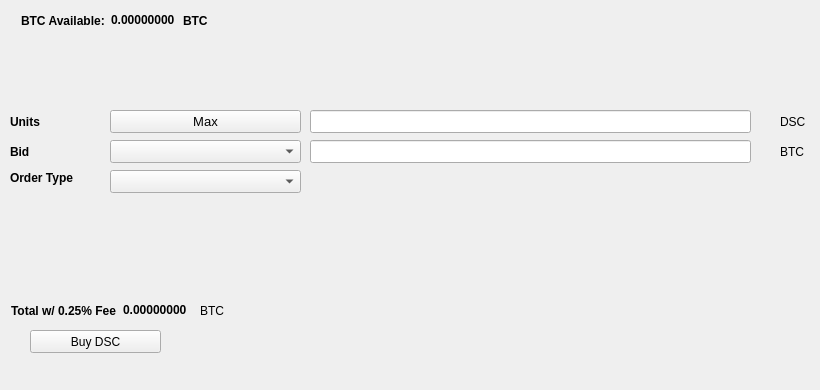
   <widget class="QWidget" name="BuyTab">
    <attribute name="title">
     <string>Buy</string>
    </attribute>
    <widget class="QPushButton" name="BuyDSC">
     <property name="geometry">
      <rect>
       <x>30</x>
       <y>330</y>
       <width>131</width>
       <height>23</height>
      </rect>
     </property>
     <property name="text">
      <string>Buy DSC</string>
     </property>
     <property name="icon">
      <iconset resource="../dsc.qrc">
       <normaloff>:/icons/bitcoin</normaloff>:/icons/bitcoin</iconset>
     </property>
    </widget>
    <widget class="QLabel" name="label_3">
     <property name="geometry">
      <rect>
       <x>10</x>
       <y>110</y>
       <width>46</width>
       <height>23</height>
      </rect>
     </property>
     <property name="font">
      <font>
       <weight>75</weight>
       <bold>true</bold>
      </font>
     </property>
     <property name="text">
      <string>Units</string>
     </property>
    </widget>
    <widget class="QLineEdit" name="UnitsInput">
     <property name="geometry">
      <rect>
       <x>310</x>
       <y>110</y>
       <width>441</width>
       <height>23</height>
      </rect>
     </property>
     <property name="font">
      <font>
       <pointsize>9</pointsize>
       <weight>75</weight>
       <bold>true</bold>
      </font>
     </property>
    </widget>
    <widget class="QLineEdit" name="BuyBidPriceEdit">
     <property name="geometry">
      <rect>
       <x>310</x>
       <y>140</y>
       <width>441</width>
       <height>23</height>
      </rect>
     </property>
     <property name="font">
      <font>
       <pointsize>9</pointsize>
       <weight>75</weight>
       <bold>true</bold>
      </font>
     </property>
    </widget>
    <widget class="QLabel" name="label_4">
     <property name="geometry">
      <rect>
       <x>780</x>
       <y>110</y>
       <width>31</width>
       <height>23</height>
      </rect>
     </property>
     <property name="text">
      <string>DSC</string>
     </property>
    </widget>
    <widget class="QLabel" name="label_5">
     <property name="geometry">
      <rect>
       <x>780</x>
       <y>140</y>
       <width>31</width>
       <height>23</height>
      </rect>
     </property>
     <property name="text">
      <string>BTC</string>
     </property>
    </widget>
    <widget class="QLabel" name="label_6">
     <property name="geometry">
      <rect>
       <x>10</x>
       <y>140</y>
       <width>46</width>
       <height>23</height>
      </rect>
     </property>
     <property name="font">
      <font>
       <weight>75</weight>
       <bold>true</bold>
      </font>
     </property>
     <property name="text">
      <string>Bid</string>
     </property>
    </widget>
    <widget class="QLabel" name="label_7">
     <property name="geometry">
      <rect>
       <x>10</x>
       <y>170</y>
       <width>91</width>
       <height>16</height>
      </rect>
     </property>
     <property name="font">
      <font>
       <weight>75</weight>
       <bold>true</bold>
      </font>
     </property>
     <property name="text">
      <string>Order Type</string>
     </property>
    </widget>
    <widget class="QPushButton" name="Buy_Max_Amount">
     <property name="geometry">
      <rect>
       <x>110</x>
       <y>110</y>
       <width>191</width>
       <height>23</height>
      </rect>
     </property>
     <property name="font">
      <font>
       <pointsize>10</pointsize>
      </font>
     </property>
     <property name="text">
      <string>Max</string>
     </property>
    </widget>
    <widget class="QComboBox" name="BuyBidcomboBox">
     <property name="geometry">
      <rect>
       <x>110</x>
       <y>140</y>
       <width>191</width>
       <height>23</height>
      </rect>
     </property>
     <property name="font">
      <font>
       <pointsize>10</pointsize>
      </font>
     </property>
    </widget>
    <widget class="QComboBox" name="buyOrdertypeCombo">
     <property name="geometry">
      <rect>
       <x>110</x>
       <y>170</y>
       <width>191</width>
       <height>23</height>
      </rect>
     </property>
     <property name="font">
      <font>
       <pointsize>10</pointsize>
      </font>
     </property>
    </widget>
    <widget class="QWidget" name="layoutWidget1">
     <property name="geometry">
      <rect>
       <x>21</x>
       <y>11</y>
       <width>227</width>
       <height>19</height>
      </rect>
     </property>
     <layout class="QHBoxLayout" name="horizontalLayout_3">
      <item>
       <widget class="QLabel" name="label232">
        <property name="font">
         <font>
          <weight>75</weight>
          <bold>true</bold>
         </font>
        </property>
        <property name="text">
         <string>BTC Available:</string>
        </property>
       </widget>
      </item>
      <item>
       <widget class="QLabel" name="BtcAvailableLbl">
        <property name="palette">
         <palette>
          <active>
           <colorrole role="WindowText">
            <brush brushstyle="SolidPattern">
             <color alpha="255">
              <red>0</red>
              <green>0</green>
              <blue>0</blue>
             </color>
            </brush>
           </colorrole>
           <colorrole role="Button">
            <brush brushstyle="SolidPattern">
             <color alpha="255">
              <red>0</red>
              <green>170</green>
              <blue>0</blue>
             </color>
            </brush>
           </colorrole>
           <colorrole role="Light">
            <brush brushstyle="SolidPattern">
             <color alpha="255">
              <red>0</red>
              <green>255</green>
              <blue>0</blue>
             </color>
            </brush>
           </colorrole>
           <colorrole role="Midlight">
            <brush brushstyle="SolidPattern">
             <color alpha="255">
              <red>0</red>
              <green>212</green>
              <blue>0</blue>
             </color>
            </brush>
           </colorrole>
           <colorrole role="Dark">
            <brush brushstyle="SolidPattern">
             <color alpha="255">
              <red>0</red>
              <green>85</green>
              <blue>0</blue>
             </color>
            </brush>
           </colorrole>
           <colorrole role="Mid">
            <brush brushstyle="SolidPattern">
             <color alpha="255">
              <red>0</red>
              <green>113</green>
              <blue>0</blue>
             </color>
            </brush>
           </colorrole>
           <colorrole role="Text">
            <brush brushstyle="SolidPattern">
             <color alpha="255">
              <red>0</red>
              <green>170</green>
              <blue>0</blue>
             </color>
            </brush>
           </colorrole>
           <colorrole role="BrightText">
            <brush brushstyle="SolidPattern">
             <color alpha="255">
              <red>255</red>
              <green>255</green>
              <blue>255</blue>
             </color>
            </brush>
           </colorrole>
           <colorrole role="ButtonText">
            <brush brushstyle="SolidPattern">
             <color alpha="255">
              <red>0</red>
              <green>0</green>
              <blue>0</blue>
             </color>
            </brush>
           </colorrole>
           <colorrole role="Base">
            <brush brushstyle="SolidPattern">
             <color alpha="255">
              <red>255</red>
              <green>255</green>
              <blue>255</blue>
             </color>
            </brush>
           </colorrole>
           <colorrole role="Window">
            <brush brushstyle="SolidPattern">
             <color alpha="255">
              <red>0</red>
              <green>170</green>
              <blue>0</blue>
             </color>
            </brush>
           </colorrole>
           <colorrole role="Shadow">
            <brush brushstyle="SolidPattern">
             <color alpha="255">
              <red>0</red>
              <green>0</green>
              <blue>0</blue>
             </color>
            </brush>
           </colorrole>
           <colorrole role="AlternateBase">
            <brush brushstyle="SolidPattern">
             <color alpha="255">
              <red>127</red>
              <green>212</green>
              <blue>127</blue>
             </color>
            </brush>
           </colorrole>
           <colorrole role="ToolTipBase">
            <brush brushstyle="SolidPattern">
             <color alpha="255">
              <red>255</red>
              <green>255</green>
              <blue>220</blue>
             </color>
            </brush>
           </colorrole>
           <colorrole role="ToolTipText">
            <brush brushstyle="SolidPattern">
             <color alpha="255">
              <red>0</red>
              <green>0</green>
              <blue>0</blue>
             </color>
            </brush>
           </colorrole>
          </active>
          <inactive>
           <colorrole role="WindowText">
            <brush brushstyle="SolidPattern">
             <color alpha="255">
              <red>0</red>
              <green>0</green>
              <blue>0</blue>
             </color>
            </brush>
           </colorrole>
           <colorrole role="Button">
            <brush brushstyle="SolidPattern">
             <color alpha="255">
              <red>0</red>
              <green>170</green>
              <blue>0</blue>
             </color>
            </brush>
           </colorrole>
           <colorrole role="Light">
            <brush brushstyle="SolidPattern">
             <color alpha="255">
              <red>0</red>
              <green>255</green>
              <blue>0</blue>
             </color>
            </brush>
           </colorrole>
           <colorrole role="Midlight">
            <brush brushstyle="SolidPattern">
             <color alpha="255">
              <red>0</red>
              <green>212</green>
              <blue>0</blue>
             </color>
            </brush>
           </colorrole>
           <colorrole role="Dark">
            <brush brushstyle="SolidPattern">
             <color alpha="255">
              <red>0</red>
              <green>85</green>
              <blue>0</blue>
             </color>
            </brush>
           </colorrole>
           <colorrole role="Mid">
            <brush brushstyle="SolidPattern">
             <color alpha="255">
              <red>0</red>
              <green>113</green>
              <blue>0</blue>
             </color>
            </brush>
           </colorrole>
           <colorrole role="Text">
            <brush brushstyle="SolidPattern">
             <color alpha="255">
              <red>0</red>
              <green>170</green>
              <blue>0</blue>
             </color>
            </brush>
           </colorrole>
           <colorrole role="BrightText">
            <brush brushstyle="SolidPattern">
             <color alpha="255">
              <red>255</red>
              <green>255</green>
              <blue>255</blue>
             </color>
            </brush>
           </colorrole>
           <colorrole role="ButtonText">
            <brush brushstyle="SolidPattern">
             <color alpha="255">
              <red>0</red>
              <green>0</green>
              <blue>0</blue>
             </color>
            </brush>
           </colorrole>
           <colorrole role="Base">
            <brush brushstyle="SolidPattern">
             <color alpha="255">
              <red>255</red>
              <green>255</green>
              <blue>255</blue>
             </color>
            </brush>
           </colorrole>
           <colorrole role="Window">
            <brush brushstyle="SolidPattern">
             <color alpha="255">
              <red>0</red>
              <green>170</green>
              <blue>0</blue>
             </color>
            </brush>
           </colorrole>
           <colorrole role="Shadow">
            <brush brushstyle="SolidPattern">
             <color alpha="255">
              <red>0</red>
              <green>0</green>
              <blue>0</blue>
             </color>
            </brush>
           </colorrole>
           <colorrole role="AlternateBase">
            <brush brushstyle="SolidPattern">
             <color alpha="255">
              <red>127</red>
              <green>212</green>
              <blue>127</blue>
             </color>
            </brush>
           </colorrole>
           <colorrole role="ToolTipBase">
            <brush brushstyle="SolidPattern">
             <color alpha="255">
              <red>255</red>
              <green>255</green>
              <blue>220</blue>
             </color>
            </brush>
           </colorrole>
           <colorrole role="ToolTipText">
            <brush brushstyle="SolidPattern">
             <color alpha="255">
              <red>0</red>
              <green>0</green>
              <blue>0</blue>
             </color>
            </brush>
           </colorrole>
          </inactive>
          <disabled>
           <colorrole role="WindowText">
            <brush brushstyle="SolidPattern">
             <color alpha="255">
              <red>0</red>
              <green>85</green>
              <blue>0</blue>
             </color>
            </brush>
           </colorrole>
           <colorrole role="Button">
            <brush brushstyle="SolidPattern">
             <color alpha="255">
              <red>0</red>
              <green>170</green>
              <blue>0</blue>
             </color>
            </brush>
           </colorrole>
           <colorrole role="Light">
            <brush brushstyle="SolidPattern">
             <color alpha="255">
              <red>0</red>
              <green>255</green>
              <blue>0</blue>
             </color>
            </brush>
           </colorrole>
           <colorrole role="Midlight">
            <brush brushstyle="SolidPattern">
             <color alpha="255">
              <red>0</red>
              <green>212</green>
              <blue>0</blue>
             </color>
            </brush>
           </colorrole>
           <colorrole role="Dark">
            <brush brushstyle="SolidPattern">
             <color alpha="255">
              <red>0</red>
              <green>85</green>
              <blue>0</blue>
             </color>
            </brush>
           </colorrole>
           <colorrole role="Mid">
            <brush brushstyle="SolidPattern">
             <color alpha="255">
              <red>0</red>
              <green>113</green>
              <blue>0</blue>
             </color>
            </brush>
           </colorrole>
           <colorrole role="Text">
            <brush brushstyle="SolidPattern">
             <color alpha="255">
              <red>0</red>
              <green>85</green>
              <blue>0</blue>
             </color>
            </brush>
           </colorrole>
           <colorrole role="BrightText">
            <brush brushstyle="SolidPattern">
             <color alpha="255">
              <red>255</red>
              <green>255</green>
              <blue>255</blue>
             </color>
            </brush>
           </colorrole>
           <colorrole role="ButtonText">
            <brush brushstyle="SolidPattern">
             <color alpha="255">
              <red>0</red>
              <green>85</green>
              <blue>0</blue>
             </color>
            </brush>
           </colorrole>
           <colorrole role="Base">
            <brush brushstyle="SolidPattern">
             <color alpha="255">
              <red>0</red>
              <green>170</green>
              <blue>0</blue>
             </color>
            </brush>
           </colorrole>
           <colorrole role="Window">
            <brush brushstyle="SolidPattern">
             <color alpha="255">
              <red>0</red>
              <green>170</green>
              <blue>0</blue>
             </color>
            </brush>
           </colorrole>
           <colorrole role="Shadow">
            <brush brushstyle="SolidPattern">
             <color alpha="255">
              <red>0</red>
              <green>0</green>
              <blue>0</blue>
             </color>
            </brush>
           </colorrole>
           <colorrole role="AlternateBase">
            <brush brushstyle="SolidPattern">
             <color alpha="255">
              <red>0</red>
              <green>170</green>
              <blue>0</blue>
             </color>
            </brush>
           </colorrole>
           <colorrole role="ToolTipBase">
            <brush brushstyle="SolidPattern">
             <color alpha="255">
              <red>255</red>
              <green>255</green>
              <blue>220</blue>
             </color>
            </brush>
           </colorrole>
           <colorrole role="ToolTipText">
            <brush brushstyle="SolidPattern">
             <color alpha="255">
              <red>0</red>
              <green>0</green>
              <blue>0</blue>
             </color>
            </brush>
           </colorrole>
          </disabled>
         </palette>
        </property>
        <property name="font">
         <font>
          <weight>75</weight>
          <bold>true</bold>
         </font>
        </property>
        <property name="text">
         <string>0.00000000</string>
        </property>
        <property name="textInteractionFlags">
         <set>Qt::LinksAccessibleByMouse|Qt::TextSelectableByKeyboard|Qt::TextSelectableByMouse</set>
        </property>
       </widget>
      </item>
      <item>
       <widget class="QLabel" name="BtcAvailableLbl_2">
        <property name="font">
         <font>
          <weight>75</weight>
          <bold>true</bold>
         </font>
        </property>
        <property name="text">
         <string>BTC</string>
        </property>
       </widget>
      </item>
     </layout>
    </widget>
    <widget class="QWidget" name="layoutWidge2">
     <property name="geometry">
      <rect>
       <x>11</x>
       <y>301</y>
       <width>259</width>
       <height>19</height>
      </rect>
     </property>
     <layout class="QHBoxLayout" name="horizontalLayout_4">
      <item>
       <widget class="QLabel" name="label_9">
        <property name="font">
         <font>
          <weight>75</weight>
          <bold>true</bold>
         </font>
        </property>
        <property name="text">
         <string>Total w/ 0.25% Fee</string>
        </property>
       </widget>
      </item>
      <item>
       <widget class="QLabel" name="BuyCostLabel">
        <property name="palette">
         <palette>
          <active>
           <colorrole role="WindowText">
            <brush brushstyle="SolidPattern">
             <color alpha="255">
              <red>0</red>
              <green>0</green>
              <blue>0</blue>
             </color>
            </brush>
           </colorrole>
           <colorrole role="Button">
            <brush brushstyle="SolidPattern">
             <color alpha="255">
              <red>0</red>
              <green>170</green>
              <blue>0</blue>
             </color>
            </brush>
           </colorrole>
           <colorrole role="Light">
            <brush brushstyle="SolidPattern">
             <color alpha="255">
              <red>0</red>
              <green>255</green>
              <blue>0</blue>
             </color>
            </brush>
           </colorrole>
           <colorrole role="Midlight">
            <brush brushstyle="SolidPattern">
             <color alpha="255">
              <red>0</red>
              <green>212</green>
              <blue>0</blue>
             </color>
            </brush>
           </colorrole>
           <colorrole role="Dark">
            <brush brushstyle="SolidPattern">
             <color alpha="255">
              <red>0</red>
              <green>85</green>
              <blue>0</blue>
             </color>
            </brush>
           </colorrole>
           <colorrole role="Mid">
            <brush brushstyle="SolidPattern">
             <color alpha="255">
              <red>0</red>
              <green>113</green>
              <blue>0</blue>
             </color>
            </brush>
           </colorrole>
           <colorrole role="Text">
            <brush brushstyle="SolidPattern">
             <color alpha="255">
              <red>0</red>
              <green>170</green>
              <blue>0</blue>
             </color>
            </brush>
           </colorrole>
           <colorrole role="BrightText">
            <brush brushstyle="SolidPattern">
             <color alpha="255">
              <red>255</red>
              <green>255</green>
              <blue>255</blue>
             </color>
            </brush>
           </colorrole>
           <colorrole role="ButtonText">
            <brush brushstyle="SolidPattern">
             <color alpha="255">
              <red>0</red>
              <green>0</green>
              <blue>0</blue>
             </color>
            </brush>
           </colorrole>
           <colorrole role="Base">
            <brush brushstyle="SolidPattern">
             <color alpha="255">
              <red>255</red>
              <green>255</green>
              <blue>255</blue>
             </color>
            </brush>
           </colorrole>
           <colorrole role="Window">
            <brush brushstyle="SolidPattern">
             <color alpha="255">
              <red>0</red>
              <green>170</green>
              <blue>0</blue>
             </color>
            </brush>
           </colorrole>
           <colorrole role="Shadow">
            <brush brushstyle="SolidPattern">
             <color alpha="255">
              <red>0</red>
              <green>0</green>
              <blue>0</blue>
             </color>
            </brush>
           </colorrole>
           <colorrole role="AlternateBase">
            <brush brushstyle="SolidPattern">
             <color alpha="255">
              <red>127</red>
              <green>212</green>
              <blue>127</blue>
             </color>
            </brush>
           </colorrole>
           <colorrole role="ToolTipBase">
            <brush brushstyle="SolidPattern">
             <color alpha="255">
              <red>255</red>
              <green>255</green>
              <blue>220</blue>
             </color>
            </brush>
           </colorrole>
           <colorrole role="ToolTipText">
            <brush brushstyle="SolidPattern">
             <color alpha="255">
              <red>0</red>
              <green>0</green>
              <blue>0</blue>
             </color>
            </brush>
           </colorrole>
          </active>
          <inactive>
           <colorrole role="WindowText">
            <brush brushstyle="SolidPattern">
             <color alpha="255">
              <red>0</red>
              <green>0</green>
              <blue>0</blue>
             </color>
            </brush>
           </colorrole>
           <colorrole role="Button">
            <brush brushstyle="SolidPattern">
             <color alpha="255">
              <red>0</red>
              <green>170</green>
              <blue>0</blue>
             </color>
            </brush>
           </colorrole>
           <colorrole role="Light">
            <brush brushstyle="SolidPattern">
             <color alpha="255">
              <red>0</red>
              <green>255</green>
              <blue>0</blue>
             </color>
            </brush>
           </colorrole>
           <colorrole role="Midlight">
            <brush brushstyle="SolidPattern">
             <color alpha="255">
              <red>0</red>
              <green>212</green>
              <blue>0</blue>
             </color>
            </brush>
           </colorrole>
           <colorrole role="Dark">
            <brush brushstyle="SolidPattern">
             <color alpha="255">
              <red>0</red>
              <green>85</green>
              <blue>0</blue>
             </color>
            </brush>
           </colorrole>
           <colorrole role="Mid">
            <brush brushstyle="SolidPattern">
             <color alpha="255">
              <red>0</red>
              <green>113</green>
              <blue>0</blue>
             </color>
            </brush>
           </colorrole>
           <colorrole role="Text">
            <brush brushstyle="SolidPattern">
             <color alpha="255">
              <red>0</red>
              <green>170</green>
              <blue>0</blue>
             </color>
            </brush>
           </colorrole>
           <colorrole role="BrightText">
            <brush brushstyle="SolidPattern">
             <color alpha="255">
              <red>255</red>
              <green>255</green>
              <blue>255</blue>
             </color>
            </brush>
           </colorrole>
           <colorrole role="ButtonText">
            <brush brushstyle="SolidPattern">
             <color alpha="255">
              <red>0</red>
              <green>0</green>
              <blue>0</blue>
             </color>
            </brush>
           </colorrole>
           <colorrole role="Base">
            <brush brushstyle="SolidPattern">
             <color alpha="255">
              <red>255</red>
              <green>255</green>
              <blue>255</blue>
             </color>
            </brush>
           </colorrole>
           <colorrole role="Window">
            <brush brushstyle="SolidPattern">
             <color alpha="255">
              <red>0</red>
              <green>170</green>
              <blue>0</blue>
             </color>
            </brush>
           </colorrole>
           <colorrole role="Shadow">
            <brush brushstyle="SolidPattern">
             <color alpha="255">
              <red>0</red>
              <green>0</green>
              <blue>0</blue>
             </color>
            </brush>
           </colorrole>
           <colorrole role="AlternateBase">
            <brush brushstyle="SolidPattern">
             <color alpha="255">
              <red>127</red>
              <green>212</green>
              <blue>127</blue>
             </color>
            </brush>
           </colorrole>
           <colorrole role="ToolTipBase">
            <brush brushstyle="SolidPattern">
             <color alpha="255">
              <red>255</red>
              <green>255</green>
              <blue>220</blue>
             </color>
            </brush>
           </colorrole>
           <colorrole role="ToolTipText">
            <brush brushstyle="SolidPattern">
             <color alpha="255">
              <red>0</red>
              <green>0</green>
              <blue>0</blue>
             </color>
            </brush>
           </colorrole>
          </inactive>
          <disabled>
           <colorrole role="WindowText">
            <brush brushstyle="SolidPattern">
             <color alpha="255">
              <red>0</red>
              <green>85</green>
              <blue>0</blue>
             </color>
            </brush>
           </colorrole>
           <colorrole role="Button">
            <brush brushstyle="SolidPattern">
             <color alpha="255">
              <red>0</red>
              <green>170</green>
              <blue>0</blue>
             </color>
            </brush>
           </colorrole>
           <colorrole role="Light">
            <brush brushstyle="SolidPattern">
             <color alpha="255">
              <red>0</red>
              <green>255</green>
              <blue>0</blue>
             </color>
            </brush>
           </colorrole>
           <colorrole role="Midlight">
            <brush brushstyle="SolidPattern">
             <color alpha="255">
              <red>0</red>
              <green>212</green>
              <blue>0</blue>
             </color>
            </brush>
           </colorrole>
           <colorrole role="Dark">
            <brush brushstyle="SolidPattern">
             <color alpha="255">
              <red>0</red>
              <green>85</green>
              <blue>0</blue>
             </color>
            </brush>
           </colorrole>
           <colorrole role="Mid">
            <brush brushstyle="SolidPattern">
             <color alpha="255">
              <red>0</red>
              <green>113</green>
              <blue>0</blue>
             </color>
            </brush>
           </colorrole>
           <colorrole role="Text">
            <brush brushstyle="SolidPattern">
             <color alpha="255">
              <red>0</red>
              <green>85</green>
              <blue>0</blue>
             </color>
            </brush>
           </colorrole>
           <colorrole role="BrightText">
            <brush brushstyle="SolidPattern">
             <color alpha="255">
              <red>255</red>
              <green>255</green>
              <blue>255</blue>
             </color>
            </brush>
           </colorrole>
           <colorrole role="ButtonText">
            <brush brushstyle="SolidPattern">
             <color alpha="255">
              <red>0</red>
              <green>85</green>
              <blue>0</blue>
             </color>
            </brush>
           </colorrole>
           <colorrole role="Base">
            <brush brushstyle="SolidPattern">
             <color alpha="255">
              <red>0</red>
              <green>170</green>
              <blue>0</blue>
             </color>
            </brush>
           </colorrole>
           <colorrole role="Window">
            <brush brushstyle="SolidPattern">
             <color alpha="255">
              <red>0</red>
              <green>170</green>
              <blue>0</blue>
             </color>
            </brush>
           </colorrole>
           <colorrole role="Shadow">
            <brush brushstyle="SolidPattern">
             <color alpha="255">
              <red>0</red>
              <green>0</green>
              <blue>0</blue>
             </color>
            </brush>
           </colorrole>
           <colorrole role="AlternateBase">
            <brush brushstyle="SolidPattern">
             <color alpha="255">
              <red>0</red>
              <green>170</green>
              <blue>0</blue>
             </color>
            </brush>
           </colorrole>
           <colorrole role="ToolTipBase">
            <brush brushstyle="SolidPattern">
             <color alpha="255">
              <red>255</red>
              <green>255</green>
              <blue>220</blue>
             </color>
            </brush>
           </colorrole>
           <colorrole role="ToolTipText">
            <brush brushstyle="SolidPattern">
             <color alpha="255">
              <red>0</red>
              <green>0</green>
              <blue>0</blue>
             </color>
            </brush>
           </colorrole>
          </disabled>
         </palette>
        </property>
        <property name="font">
         <font>
          <weight>75</weight>
          <bold>true</bold>
         </font>
        </property>
        <property name="autoFillBackground">
         <bool>false</bool>
        </property>
        <property name="text">
         <string>0.00000000</string>
        </property>
        <property name="textInteractionFlags">
         <set>Qt::LinksAccessibleByMouse|Qt::TextSelectableByMouse</set>
        </property>
       </widget>
      </item>
      <item>
       <widget class="QLabel" name="label_10">
        <property name="font">
         <font>
          <weight>50</weight>
          <bold>false</bold>
         </font>
        </property>
        <property name="text">
         <string>BTC</string>
        </property>
       </widget>
      </item>
     </layout>
    </widget>
    <widget class="QLabel" name="label_24">
     <property name="geometry">
      <rect>
       <x>460</x>
       <y>300</y>
       <width>281</width>
       <height>81</height>
      </rect>
     </property>
     <property name="text">
      <string/>
     </property>
     <property name="pixmap">
      <pixmap>:/images/bittrex</pixmap>
     </property>
    </widget>
   </widget>
